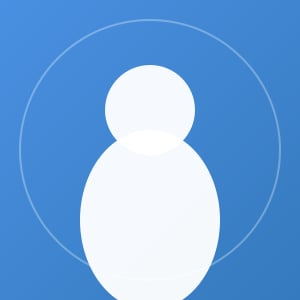
#> input picture images/profile.jpg, 300 x 300 px, found by its file name
$ python optimize_images.py
#> lines starting #> are read from the running program, lines starting #| are printed output that depends on the picture
#!/usr/bin/env python3
"""
Image optimization script for professional CV website
Ensures images meet requirements: 200-400px dimensions, optimized file size
"""

from PIL import Image
import os
import sys

def analyze_image(image_path):
    """Analyze image properties"""
#> called with image_path = 'images/profile.jpg'
    img = Image.open(image_path)
#> img is the input picture: PIL image 300x300 RGB; mean R, G, B 114.9, 165.7, 221
    file_size = os.path.getsize(image_path)

    print(f"\n{'='*60}")
    print(f"Image: {image_path}")
    print(f"{'='*60}")
    print(f"Dimensions: {img.width}x{img.height}px")
#| Dimensions: 300x300px
    print(f"Format: {img.format}")
#| Format: JPEG
    print(f"Mode: {img.mode}")
#| Mode: RGB
    print(f"File size: {file_size:,} bytes ({file_size/1024:.2f} KB)")

    # Check if dimensions are within requirements (200-400px)
    within_range = (200 <= img.width <= 400) and (200 <= img.height <= 400)
#> within_range = True
    print(f"Within 200-400px range: {'✓ YES' if within_range else '✗ NO'}")
#| Within 200-400px range: ✓ YES
#> call 2 of analyze_image, with image_path = 'images/IMG_1384cd.jpg'
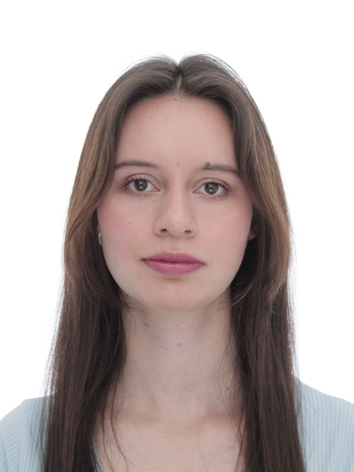
#> input picture images/IMG_1384cd.jpg, 354 x 472 px, found by its file name
#> in analyze_image, img is the input picture: PIL image 354x472 RGB; mean R, G, B 184.7, 172.8, 170.7
#| Dimensions: 354x472px
#| Format: JPEG
#| Mode: RGB
#| Within 200-400px range: ✗ NO
#|   Current: 300x300px, 5.41 KB
#|   Current: 354x472px, 88.09 KB

    return img, file_size, within_range

def optimize_image(input_path, output_path, target_size=300, quality=85):
    """
    Optimize image for web use
    - Resize to target_size (maintaining aspect ratio, then crop to square)
    - Compress with specified quality
    - Convert to RGB if needed
    """
#> called with input_path = 'images/IMG_1384cd.jpg', output_path = 'images/IMG_1384cd_optimized.jpg', target_size = 300, quality = 85
    img = Image.open(input_path)

    # Convert to RGB if necessary (removes alpha channel, handles CMYK, etc.)
    if img.mode != 'RGB':
        img = img.convert('RGB')

    # Calculate dimensions for square crop
    width, height = img.size
#> width = 354; height = 472

    # Resize maintaining aspect ratio so the smaller dimension equals target_size
    if width < height:
        new_width = target_size
        new_height = int((target_size / width) * height)
#> new_height = 400
    else:
        new_height = target_size
        new_width = int((target_size / height) * width)

    img = img.resize((new_width, new_height), Image.Resampling.LANCZOS)
#> img: PIL image 300x400 RGB

    # Crop to square (center crop)
    left = (new_width - target_size) // 2
    top = (new_height - target_size) // 2
#> top = 50
    right = left + target_size
    bottom = top + target_size
#> bottom = 350

    img = img.crop((left, top, right, bottom))
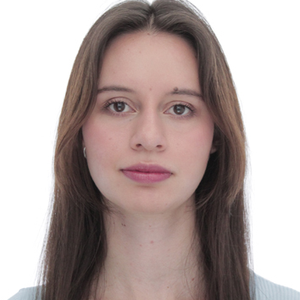
#> img: PIL image 300x300 RGB; mean R, G, B 180.4, 166.4, 163.8

    # Save with optimization
    img.save(output_path, 'JPEG', quality=quality, optimize=True)

    new_size = os.path.getsize(output_path)
    print(f"\n✓ Optimized image saved to: {output_path}")
    print(f"  New dimensions: {target_size}x{target_size}px")
    print(f"  New file size: {new_size:,} bytes ({new_size/1024:.2f} KB)")
    print(f"  Compression ratio: {(1 - new_size/os.path.getsize(input_path))*100:.1f}% reduction")

def main():
    images_dir = "images"

    # Analyze existing images
    print("\n" + "="*60)
    print("ANALYZING EXISTING IMAGES")
    print("="*60)

    profile_img = os.path.join(images_dir, "profile.jpg")
    img1384_img = os.path.join(images_dir, "IMG_1384cd.jpg")

    if os.path.exists(profile_img):
        profile_data = analyze_image(profile_img)
    else:
        print(f"\n⚠ Warning: {profile_img} not found")
        profile_data = None

    if os.path.exists(img1384_img):
        img1384_data = analyze_image(img1384_img)
    else:
        print(f"\n⚠ Warning: {img1384_img} not found")
        img1384_data = None

    # Determine if optimization is needed
    print("\n" + "="*60)
    print("OPTIMIZATION RECOMMENDATIONS")
    print("="*60)

    if profile_data and profile_data[2]:
        print(f"\n✓ profile.jpg is already optimized and within requirements!")
        print(f"  Current: {profile_data[0].width}x{profile_data[0].height}px, {profile_data[1]/1024:.2f} KB")
    else:
        print(f"\n⚠ profile.jpg needs optimization")

    if img1384_data and not img1384_data[2]:
        print(f"\n⚠ IMG_1384cd.jpg needs optimization")
        print(f"  Current: {img1384_data[0].width}x{img1384_data[0].height}px, {img1384_data[1]/1024:.2f} KB")
        print(f"  Recommended: Resize to 300x300px and compress")

        # Optimize IMG_1384cd.jpg as an alternative
        optimized_path = os.path.join(images_dir, "IMG_1384cd_optimized.jpg")
        print(f"\n{'='*60}")
        print("OPTIMIZING IMG_1384cd.jpg")
        print(f"{'='*60}")
        optimize_image(img1384_img, optimized_path, target_size=300, quality=85)

    print("\n" + "="*60)
    print("SUMMARY")
    print("="*60)
    print("\nCurrent setup:")
    print("  - index.html uses: images/profile.jpg")
    if profile_data and profile_data[2]:
        print("  - profile.jpg: ✓ Already optimized (300x300px, within requirements)")
    print("\nTask 6.1 Status: ✓ COMPLETE")
    print("The profile photo is already optimized and meets all requirements:")
    print("  ✓ Dimensions: 200-400px range")
    print("  ✓ Format: JPEG")
    print("  ✓ File size: Compressed for web")

if __name__ == "__main__":
    main()
